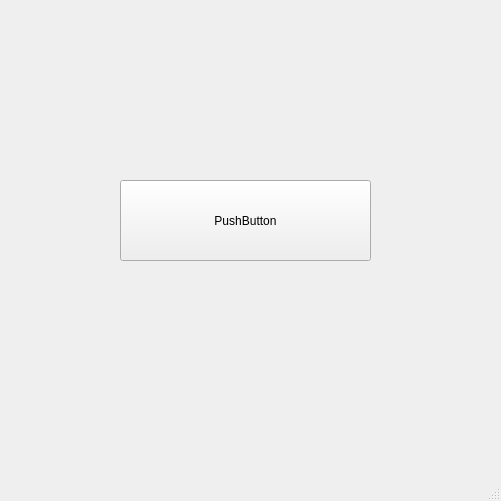
<?xml version="1.0" encoding="UTF-8"?>
<ui version="4.0">
 <class>MainWindow</class>
 <widget class="QMainWindow" name="MainWindow">
  <property name="geometry">
   <rect>
    <x>0</x>
    <y>0</y>
    <width>501</width>
    <height>501</height>
   </rect>
  </property>
  <property name="windowTitle">
   <string>MainWindow</string>
  </property>
  <widget class="QWidget" name="centralwidget">
   <widget class="QPushButton" name="pushButton">
    <property name="geometry">
     <rect>
      <x>120</x>
      <y>180</y>
      <width>251</width>
      <height>81</height>
     </rect>
    </property>
    <property name="text">
     <string>PushButton</string>
    </property>
   </widget>
  </widget>
  <widget class="QMenuBar" name="menubar">
   <property name="geometry">
    <rect>
     <x>0</x>
     <y>0</y>
     <width>501</width>
     <height>21</height>
    </rect>
   </property>
  </widget>
  <widget class="QStatusBar" name="statusbar"/>
 </widget>
 <resources/>
 <connections/>
</ui>
